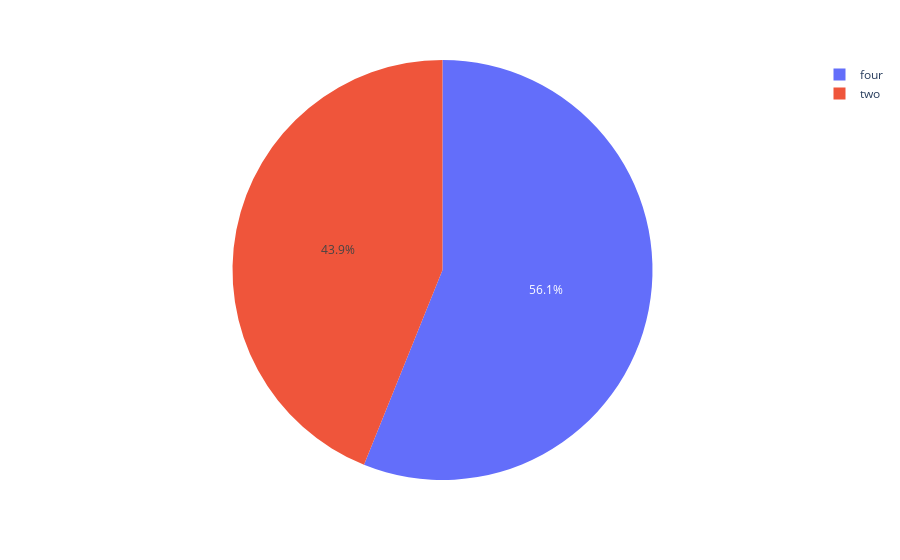

The cell this chart's notebook holds for it:
### Code cell
fig = px.pie(number_doornumber , values='doornumber', names='index')
fig.show()

### Figure 1 — Plotly figure (JSON) as saved in the notebook; plotly's stock layout.template omitted (floating-point values rounded to 4 significant figures)
{"data": [{"domain": {"x": [0, 1], "y": [0, 1]}, "hovertemplate": "index=%{label}<br>doornumber=%{value}<extra></extra>", "labels": ["four", "two"], "legendgroup": "", "name": "", "showlegend": true, "type": "pie", "values": [115, 90]}], "layout": {"legend": {"tracegroupgap": 0}, "margin": {"t": 60}}}
